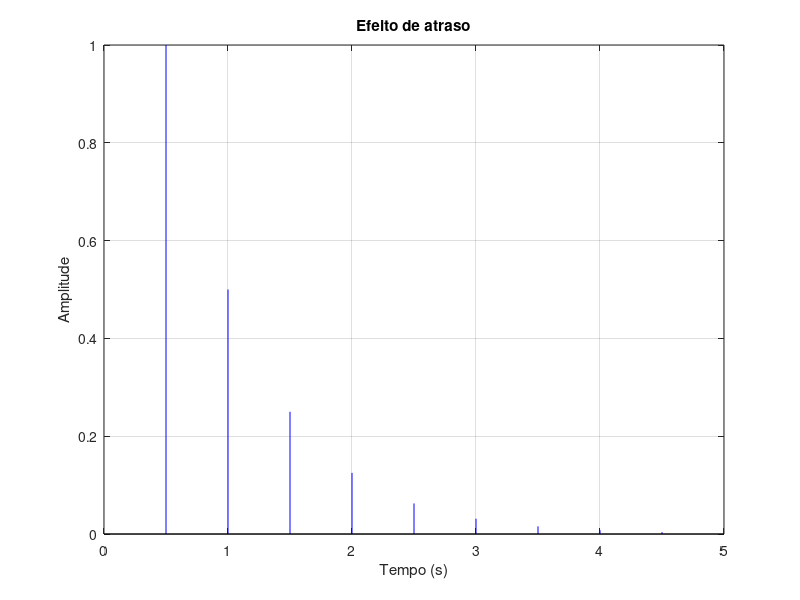

MATLAB code to generate this figure:
close all;
clear;
clc;


fs = 48000;			% sampling rate (48kHz)
s = 5;				% 5 segundos de duração
t = (0:s*fs-1) / fs;		% tempo total da simulação

pulse = zeros(1, s*fs);		% sinal de pulso
pulse(1) = 1;

% 
delay = 24000;		% 0.5s
feedback = 0.50;	% 50%
dry = 1.0;		% 100%

%comb_filter: H(z) = z^-D / (1 - g*z^-D)
b_comb = [zeros(1, delay), 1];
a_comb = [1, zeros(1, delay-1), -feedback];

delay_out = filter(b_comb, a_comb, pulse);
signal_out = (1 - dry) * pulse + dry * delay_out;

figure('Name', 'Echo (5 Segundos)', 'Position', [150, 150, 900, 400]);
stem(t, signal_out, 'b', 'Marker', 'none');
title('Efeito de atraso');
xlabel('Tempo (s)'); ylabel('Amplitude');
grid on;
xlim([0, s]);
